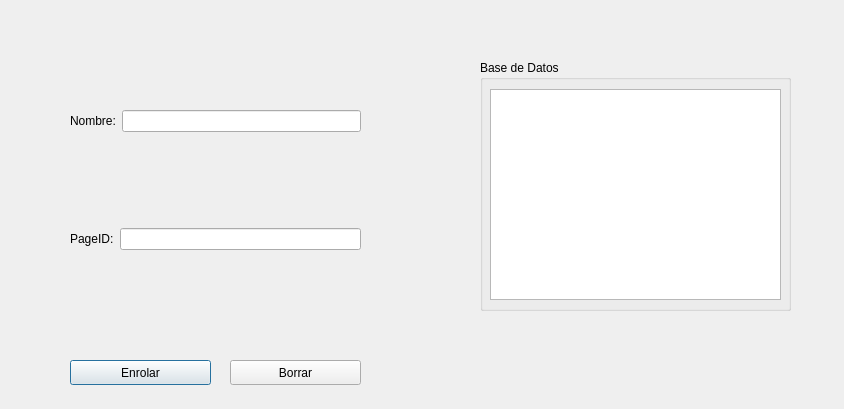
<?xml version="1.0" encoding="UTF-8"?>
<ui version="4.0">
 <class>Dialog</class>
 <widget class="QDialog" name="Dialog">
  <property name="geometry">
   <rect>
    <x>0</x>
    <y>0</y>
    <width>844</width>
    <height>409</height>
   </rect>
  </property>
  <property name="windowTitle">
   <string>Enrolar/Borrar</string>
  </property>
  <widget class="QWidget" name="layoutWidget">
   <property name="geometry">
    <rect>
     <x>70</x>
     <y>20</y>
     <width>291</width>
     <height>321</height>
    </rect>
   </property>
   <layout class="QVBoxLayout" name="verticalLayout">
    <item>
     <layout class="QHBoxLayout" name="horizontalLayout">
      <item>
       <widget class="QLabel" name="labe_Nom">
        <property name="text">
         <string>Nombre:</string>
        </property>
       </widget>
      </item>
      <item>
       <widget class="QLineEdit" name="lineEdit_Nom"/>
      </item>
     </layout>
    </item>
    <item>
     <layout class="QHBoxLayout" name="horizontalLayout_2">
      <item>
       <widget class="QLabel" name="label_ID">
        <property name="text">
         <string>PageID:</string>
        </property>
       </widget>
      </item>
      <item>
       <widget class="QLineEdit" name="lineEdit_ID">
        <property name="maxLength">
         <number>256</number>
        </property>
       </widget>
      </item>
     </layout>
    </item>
   </layout>
  </widget>
  <widget class="QGroupBox" name="groupBoxBase">
   <property name="geometry">
    <rect>
     <x>480</x>
     <y>60</y>
     <width>311</width>
     <height>251</height>
    </rect>
   </property>
   <property name="title">
    <string>Base de Datos</string>
   </property>
   <widget class="QTextEdit" name="textEditBaseDatos">
    <property name="geometry">
     <rect>
      <x>10</x>
      <y>29</y>
      <width>291</width>
      <height>211</height>
     </rect>
    </property>
   </widget>
  </widget>
  <widget class="QPushButton" name="pushButton_Enrolar">
   <property name="geometry">
    <rect>
     <x>70</x>
     <y>360</y>
     <width>141</width>
     <height>25</height>
    </rect>
   </property>
   <property name="text">
    <string>Enrolar</string>
   </property>
  </widget>
  <widget class="QPushButton" name="pushButton">
   <property name="geometry">
    <rect>
     <x>230</x>
     <y>360</y>
     <width>131</width>
     <height>25</height>
    </rect>
   </property>
   <property name="text">
    <string>Borrar</string>
   </property>
  </widget>
 </widget>
 <resources/>
 <connections/>
</ui>
